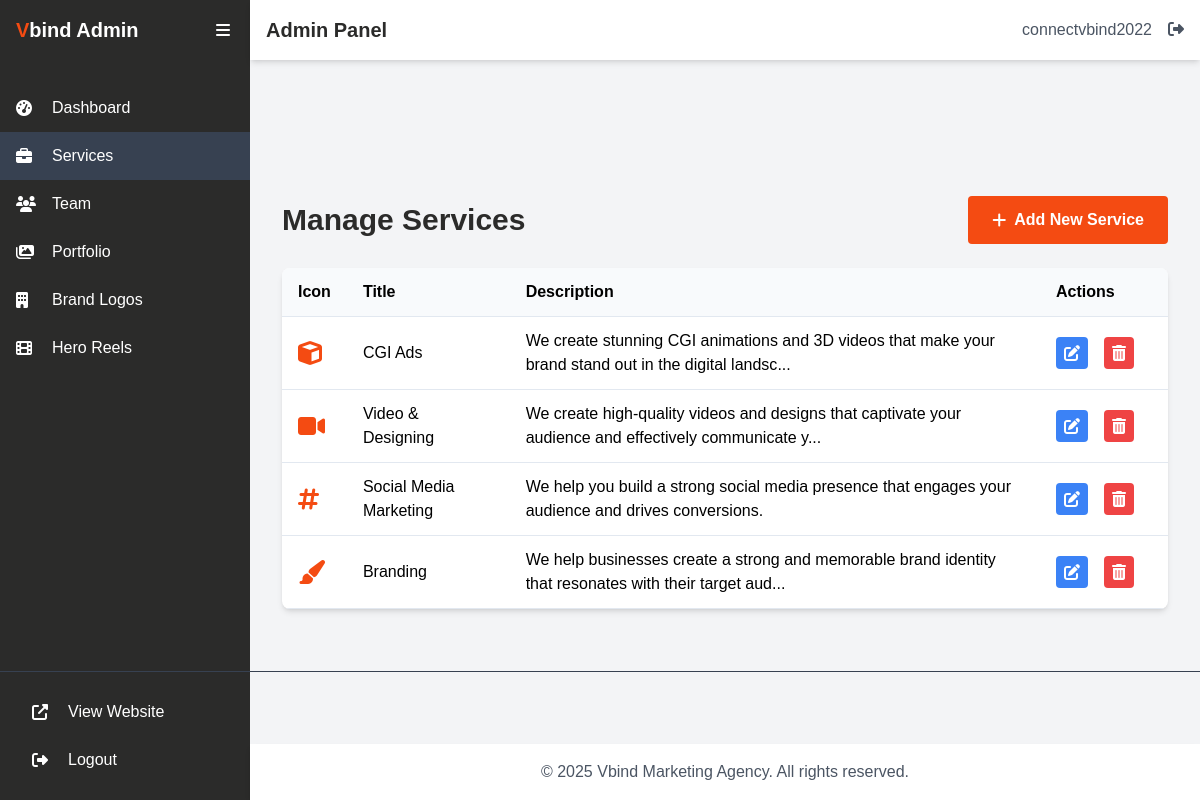
The app's page /admin/services.php (signed in) with its own data.
### tables this page shows
CREATE TABLE IF NOT EXISTS services (
    id INT AUTO_INCREMENT PRIMARY KEY,
    title VARCHAR(255) NOT NULL,
    icon VARCHAR(100) NOT NULL,
    description TEXT NOT NULL,
    sub_services TEXT,
    created_at TIMESTAMP DEFAULT CURRENT_TIMESTAMP,
    updated_at TIMESTAMP DEFAULT CURRENT_TIMESTAMP ON UPDATE CURRENT_TIMESTAMP
);

### includes/functions.php (called while the page is built, shortened)
<?php
function isDatabasePostgres() {
    global $conn;
    return $conn && get_class($conn) === 'PgSql\\Connection';
}
function runQuery($query) {
    global $conn;
    if (isDatabasePostgres()) {
        return pg_query($conn, $query);
    } else {
        return mysqli_query($conn, $query);
    }
}
function fetchAllRows($result) {
    $rows = [];
    if (isDatabasePostgres()) {
        return pg_fetch_all($result) ?: [];
    } else {
        while ($row = mysqli_fetch_assoc($result)) {
            $rows[] = $row;
        }
    }
    return $rows;
}
function getNumRows($result) {
    if (isDatabasePostgres()) {
        return pg_num_rows($result);
    } else {
        return mysqli_num_rows($result);
    }
}
function getServices() {
    $services = [];
    $query = "SELECT * FROM services ORDER BY id DESC";
    $result = runQuery($query);
    if ($result && getNumRows($result) > 0) {
        $services = fetchAllRows($result);
    }
    return $services;
}
?>

### admin/services.php (the view, shortened to what this page needs)
<?php
require_once '../includes/db.php';
require_once '../includes/functions.php';
$action = isset($_GET['action']) ? $_GET['action'] : 'list';
include 'includes/header.php';
?>
<div class="container mx-auto px-4 py-8">
    <div class="flex justify-between items-center mb-6">
        <h1 class="text-3xl font-bold text-[#2B2B2A]">
            <?php echo $action === 'add' ? 'Add New Service' : ($action === 'edit' ? 'Edit Service' : 'Manage Services'); ?>
        </h1>
        <?php if ($action === 'list'): ?>
            <a href="services.php?action=add" class="btn-primary">
                <i class="fas fa-plus mr-2"></i> Add New Service
            </a>
        <?php else: ?>
            <a href="services.php" class="btn-secondary">
                <i class="fas fa-arrow-left mr-2"></i> Back to Services
            </a>
        <?php endif; ?>
    </div>
    <?php if ($action === 'list'): ?>
        <div class="bg-white rounded-lg shadow-md overflow-hidden">
            <div class="overflow-x-auto">
                <table class="admin-table w-full">
                    <thead>
                        <tr>
                            <th class="w-16">Icon</th>
                            <th>Title</th>
                            <th>Description</th>
                            <th class="w-32">Actions</th>
                        </tr>
                    </thead>
                    <tbody>
                        <?php
                        $services = getServices();
                        if (!empty($services)):
                            foreach ($services as $service):
                        ?>
                            <tr>
                                <td class="text-center">
                                    <i class="<?php echo $service['icon']; ?> text-[#F44B12] text-2xl"></i>
                                </td>
                                <td><?php echo $service['title']; ?></td>
                                <td><?php echo substr($service['description'], 0, 100) . (strlen($service['description']) > 100 ? '...' : ''); ?></td>
                                <td>
                                    <div class="flex space-x-2">
                                        <a href="services.php?action=edit&id=<?php echo $service['id']; ?>" class="btn-edit">
                                            <i class="fas fa-edit"></i>
                                        </a>
                                        <form method="POST" action="services.php" class="inline" onsubmit="return confirm('Are you sure you want to delete this service?');">
                                            <button type="submit" name="delete_service" class="btn-delete">
                                                <i class="fas fa-trash-alt"></i>
                                            </button>
                                        </form>
                                    </div>
                                </td>
                            </tr>
                        <?php
                            endforeach;
                        else:
                        ?>
                            <tr>
                                <td colspan="4" class="text-center py-4">No services found. <a href="services.php?action=add" class="text-[#F44B12] hover:underline">Add a service</a>.</td>
                            </tr>
                        <?php endif; ?>
                    </tbody>
                </table>
            </div>
        </div>
    <?php endif; ?>
</div>
<?php include 'includes/footer.php'; ?>

### assets/css/styles.css (style rules this page uses)
.font-extrabold, .font-bold { font-family: 'Gotham', sans-serif; font-weight: bold; }
html { scroll-behavior: smooth; }
body { font-family: 'Gotham', sans-serif; }
body { overflow-x: hidden; position: relative; }
.btn-primary { background-color: #F44B12; color: white; padding: 0.75rem 1.5rem; border-radius: 0.25rem; font-weight: 600; display: inline-flex; align-items: center; justify-content: center; transition: all 0.3s ease; }
.admin-table { width: 100%; border-collapse: collapse; }
.admin-table th, .admin-table td { padding: 0.75rem 1rem; text-align: left; border-bottom: 1px solid #e2e8f0; }
.admin-table th { background-color: #f8fafc; font-weight: 600; }
.btn-edit, .btn-delete, .btn-view { padding: 0.5rem; border-radius: 0.25rem; display: inline-flex; align-items: center; justify-content: center; transition: all 0.3s ease; margin-right: 0.5rem; }
.btn-edit { background-color: #3b82f6; color: white; }
.btn-delete { background-color: #ef4444; color: white; }

### records on screen
services: title "CGI Ads", description "We create stunning CGI animations and 3D videos that make your brand stand out in the digital landsc"
services: title "Video & Designing", description "We create high-quality videos and designs that captivate your audience and effectively communicate y"
services: title "Social Media Marketing", description "We help you build a strong social media presence that engages your audience and drives conversions."
services: title "Branding", description "We help businesses create a strong and memorable brand identity that resonates with their target aud"

### other values on screen
$_SESSION['username'] "connectvbind2022"
